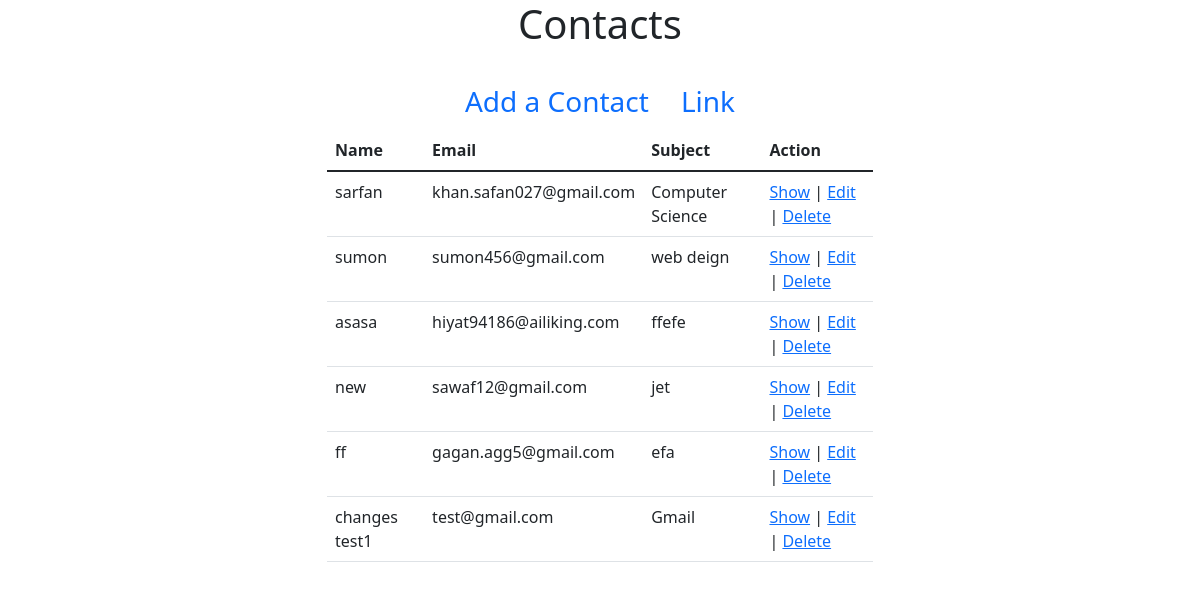
/admin/Contacts/index.php, run on an earlier commit of the app's database.
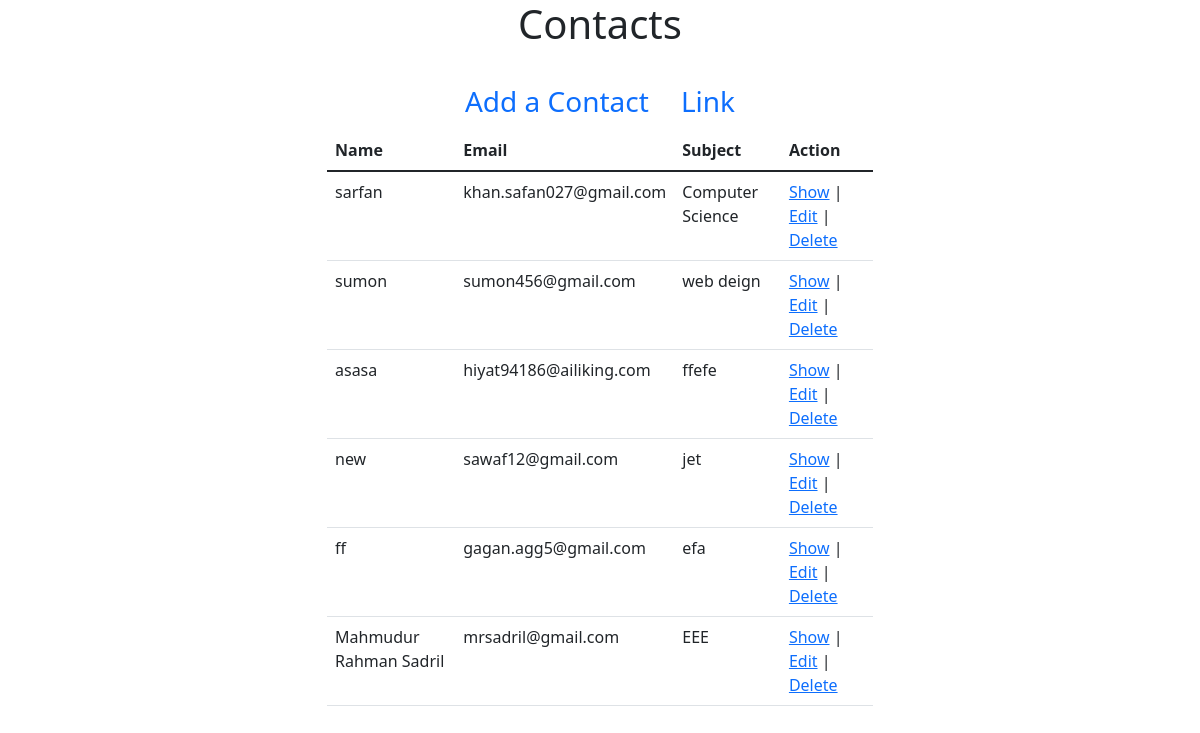
And on a later commit of the database.
### tables this page shows
CREATE TABLE `contact` (
  `id` int(11) NOT NULL,
  `name` varchar(255) NOT NULL,
  `email` varchar(40) NOT NULL,
  `subject` varchar(255) NOT NULL,
  `comment` varchar(255) NOT NULL,
  `status` tinyint(4) NOT NULL DEFAULT '0',
  `date` date NOT NULL
);

### src/Contact.php (called while the page is built, shortened)
<?php
class Contact{
    public function index(){
        $conn = new PDO("mysql:host=localhost;dbname=ecommerce",
            'root', '');
        $conn->setAttribute(PDO::ATTR_ERRMODE,
            PDO::ERRMODE_EXCEPTION);
        $query = "SELECT * FROM `contact`";
        $stmt = $conn->prepare($query);
        $result = $stmt->execute();
        $contacts = $stmt->fetchAll();
        return $contacts;
    }
}
?>

### admin/Contacts/index.php (the view, shortened to what this page needs)
<?php
$_contact = new Contact();
$contacts = $_contact->index();
?>
<!doctype html>
<html lang="en">
<head>
    <link href="https://cdn.jsdelivr.net/npm/bootstrap@5.1.3/dist/css/bootstrap.min.css" rel="stylesheet">
</head>
<body>
<section>
    <div class="container">
        <div class="row justify-content-center">
            <div class="col-md-6">
                <h1 class="text-center mb-4">Contacts</h1>
                <ul class="nav justify-content-center fs-3">
                    <li class="nav-item">
                        <a class="nav-link active" aria-current="page" href="create.php">
                            Add a Contact
                        </a>
                    </li>
                    <li class="nav-item">
                        <a class="nav-link" href="#">Link</a>
                    </li>
                </ul>
                <table class="table">
                    <thead>
                    <tr>
                        <th scope="col">Name</th>
                        <th scope="col">Email</th>
                        <th scope="col">Subject</th>
                        <th scope="col">Action</th>
                    </tr>
                    </thead>
                    <tbody>
                    <?php
                    if (count($contacts) > 0):
                        foreach ($contacts as $contact):
                            ?>
                            <tr>
                                <td><?= $contact['name']?></td>
                                <td><?= $contact['email']?></td>
                                <td><?= $contact['subject']?></td>
                                <td><a href="show.php?id=<?=$contact['id'];?>">Show</a>
                                    |
                                    <a href="edit.php?id=<?=$contact['id'];?>">Edit</a>
                                    |
                                    <a href="delete.php?id=<?=$contact['id'];?>"
                                       onclick="return confirm('Are you sure you want to delete?')">
                                        Delete
                                    </a>
                                </td>
                            </tr>
                        <?php
                        endforeach;
                    endif;
                    ?>
                    </tbody>
                </table>
            </div>
        </div>
    </div>
</section>
</body>
</html>

What changed in the data, as far as the page shows it:
removed contact: name "changes test1", email "test@gmail.com", subject "Gmail"
added contact: name "Mahmudur Rahman Sadril", email "mrsadril@gmail.com", subject "EEE"
